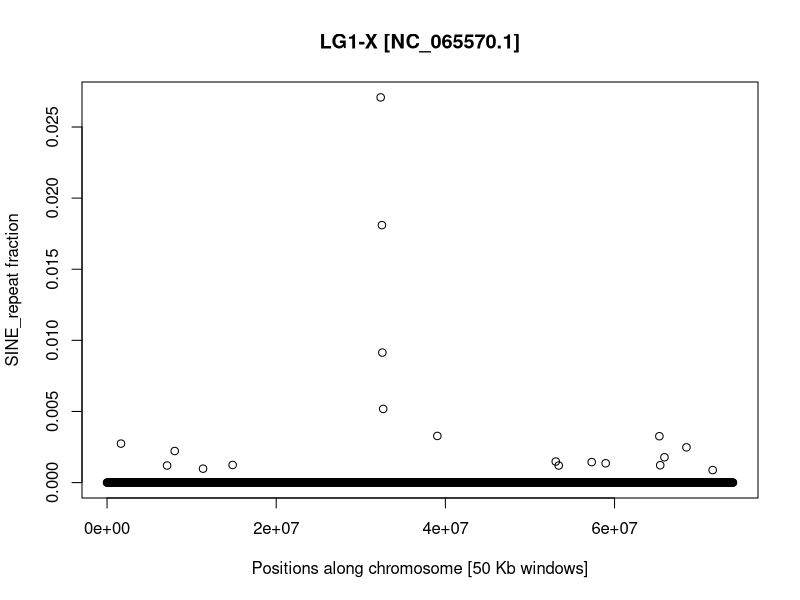
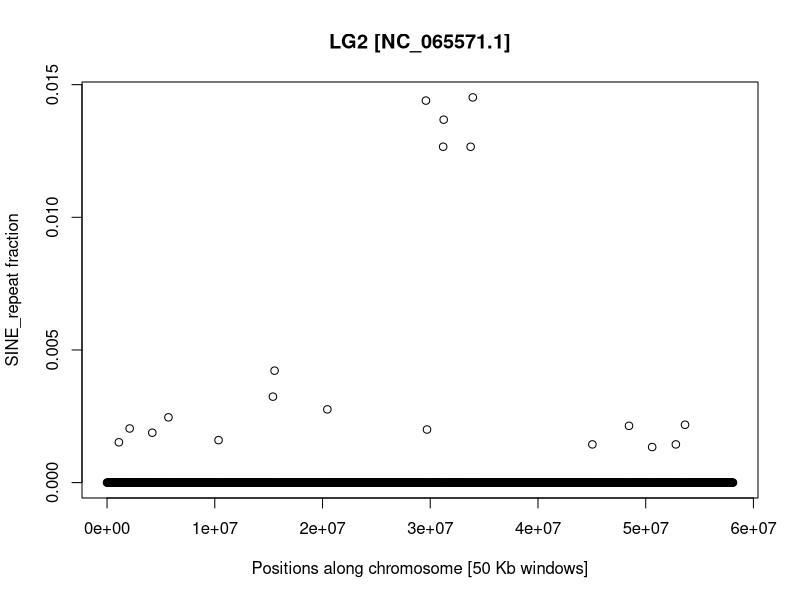
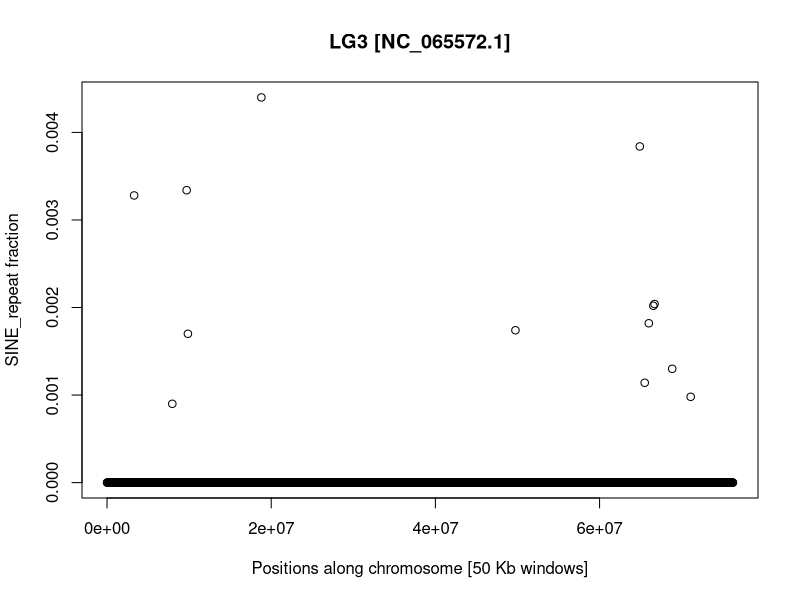
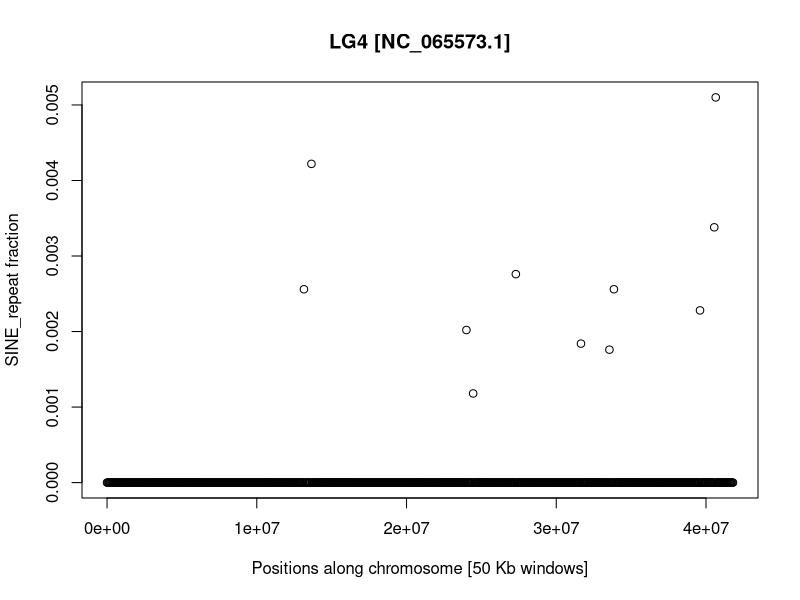
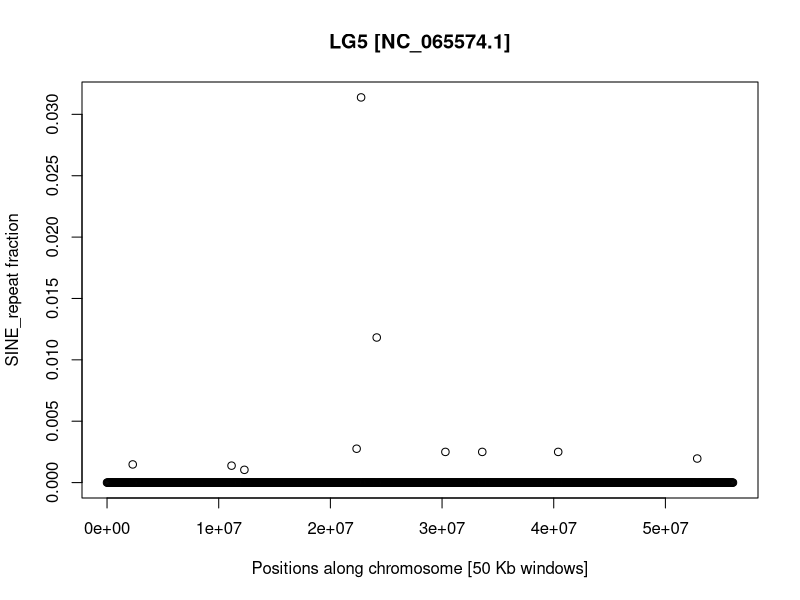
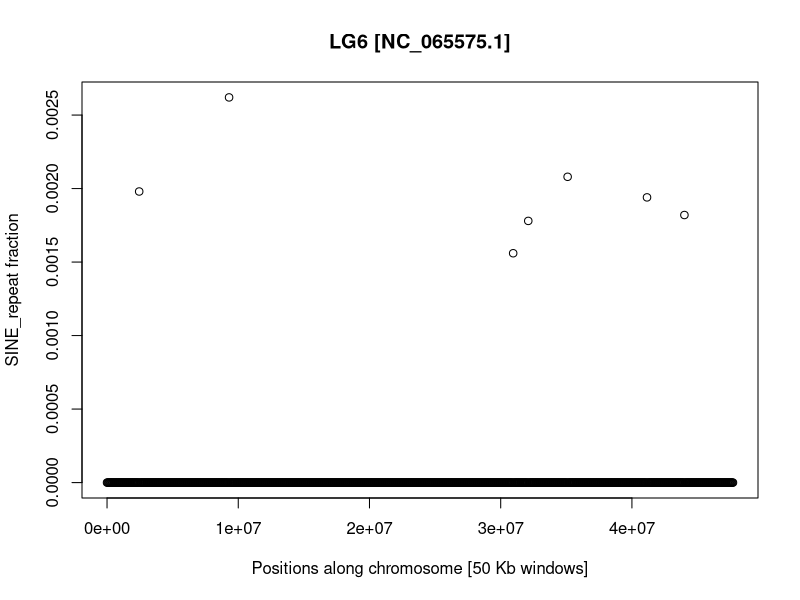
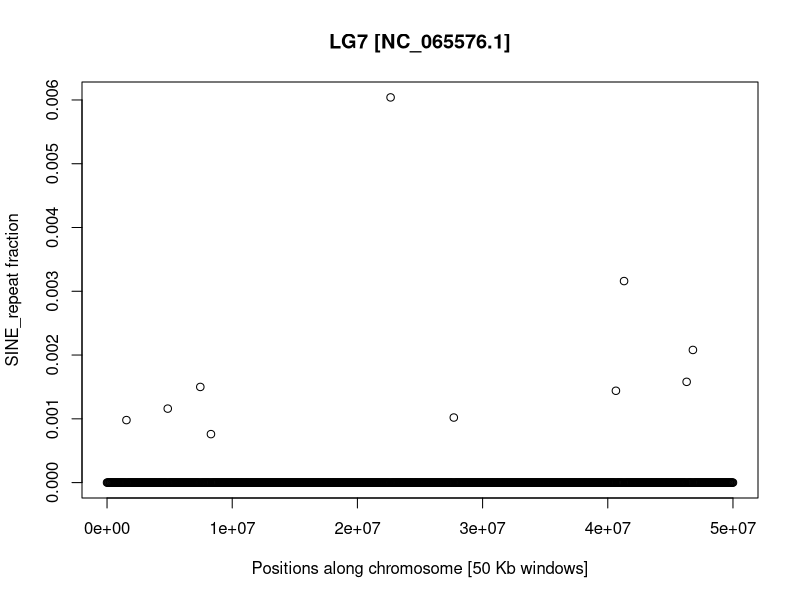
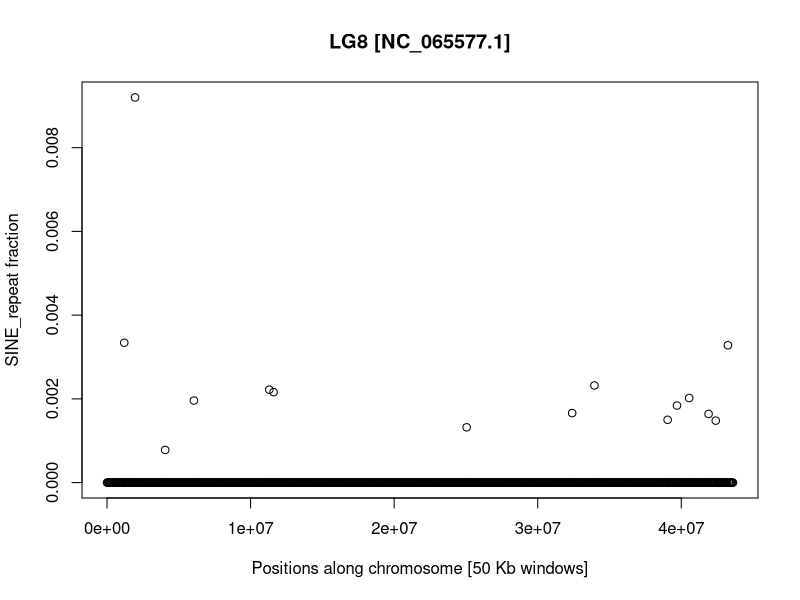

These figures' R source, in order:
read.table(file="All_SINE_repeats_coverage.txt",header=F)->M

pdf("LG1_X_SINE_repeat_content.pdf",width=20)
plot(M$V2[M$V1=="NC_065570.1"],M$V7[M$V1=="NC_065570.1"],ylab="SINE_repeat fraction",xlab="Positions along chromosome [50 Kb windows]",main="LG1-X [NC_065570.1]")
dev.off()

pdf("LG2_A_SINE_repeat_content.pdf",width=20)
plot(M$V2[M$V1=="NC_065571.1"],M$V7[M$V1=="NC_065571.1"],ylab="SINE_repeat fraction",xlab="Positions along chromosome [50 Kb windows]",main="LG2 [NC_065571.1]")
dev.off()

pdf("LG3_A_SINE_repeat_content.pdf",width=20)
plot(M$V2[M$V1=="NC_065572.1"],M$V7[M$V1=="NC_065572.1"],ylab="SINE_repeat fraction",xlab="Positions along chromosome [50 Kb windows]",main="LG3 [NC_065572.1]")
dev.off()

pdf("LG4_A_SINE_repeat_content.pdf",width=20)
plot(M$V2[M$V1=="NC_065573.1"],M$V7[M$V1=="NC_065573.1"],ylab="SINE_repeat fraction",xlab="Positions along chromosome [50 Kb windows]",main="LG4 [NC_065573.1]")
dev.off()

pdf("LG5_A_SINE_repeat_content.pdf",width=20)
plot(M$V2[M$V1=="NC_065574.1"],M$V7[M$V1=="NC_065574.1"],ylab="SINE_repeat fraction",xlab="Positions along chromosome [50 Kb windows]",main="LG5 [NC_065574.1]")
dev.off()

pdf("LG6_A_SINE_repeat_content.pdf",width=20)
plot(M$V2[M$V1=="NC_065575.1"],M$V7[M$V1=="NC_065575.1"],ylab="SINE_repeat fraction",xlab="Positions along chromosome [50 Kb windows]",main="LG6 [NC_065575.1]")
dev.off()

pdf("LG7_A_SINE_repeat_content.pdf",width=20)
plot(M$V2[M$V1=="NC_065576.1"],M$V7[M$V1=="NC_065576.1"],ylab="SINE_repeat fraction",xlab="Positions along chromosome [50 Kb windows]",main="LG7 [NC_065576.1]")
dev.off()

pdf("LG8_A_SINE_repeat_content.pdf",width=20)
plot(M$V2[M$V1=="NC_065577.1"],M$V7[M$V1=="NC_065577.1"],ylab="SINE_repeat fraction",xlab="Positions along chromosome [50 Kb windows]",main="LG8 [NC_065577.1]")
dev.off()
